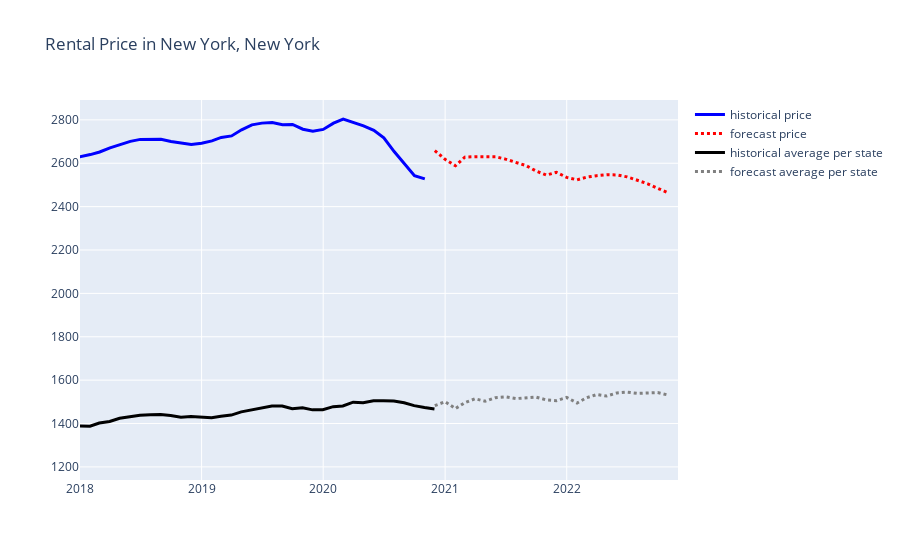

The notebook cell saved with this chart:
### Code cell
city = 'New York'
state = 'New York'
subset_hist = df_cities_historical[df_cities_historical['city'] == city]
subset_avg = avg_hist[avg_hist['state'] == state]
subset_forecast = df_cities[df_cities['city'] == city]
subset_state = df_states[df_states['state'] == state]

fig = px.line(title=f'Rental Price in {city}, {state}')
fig.add_scatter(x=subset_hist.index, y=subset_hist['price'],  name='historical price', mode='lines', line=dict(color='blue', width=3))
fig.add_scatter(x=subset_forecast['date'], y=subset_forecast['price'],  name='forecast price', mode='lines', line=dict(color='red', width=3, dash='dot'))
fig.add_scatter(x=subset_avg['date'], y=subset_avg['price'], name='historical average per state', line=dict(color='black', width=3))
fig.add_scatter(x=subset_state['date'], y=subset_state['price'],  name='forecast average per state', mode='lines', line=dict(color='gray', width=3, dash='dot'))
fig.update_layout(xaxis=dict(range=['2018-01-01','2022-12-01']))
# fig.update_layout(yaxis=dict(range=[1000, 3000]))
fig.show()
